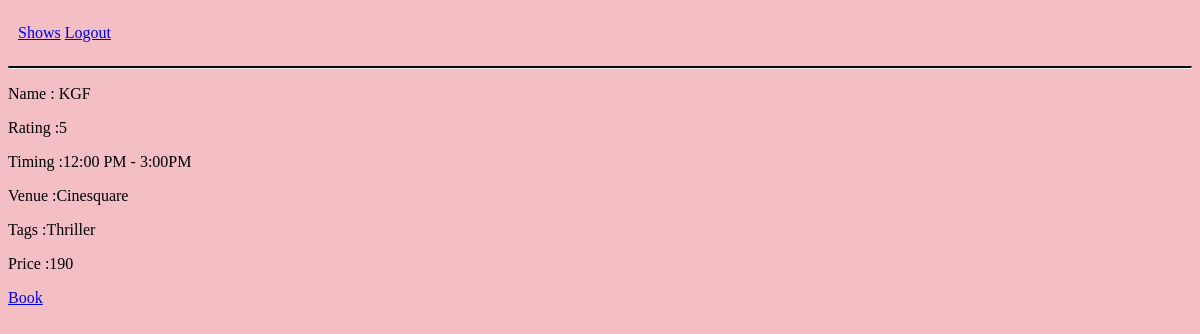
The app's page /user_show (signed in), older data.
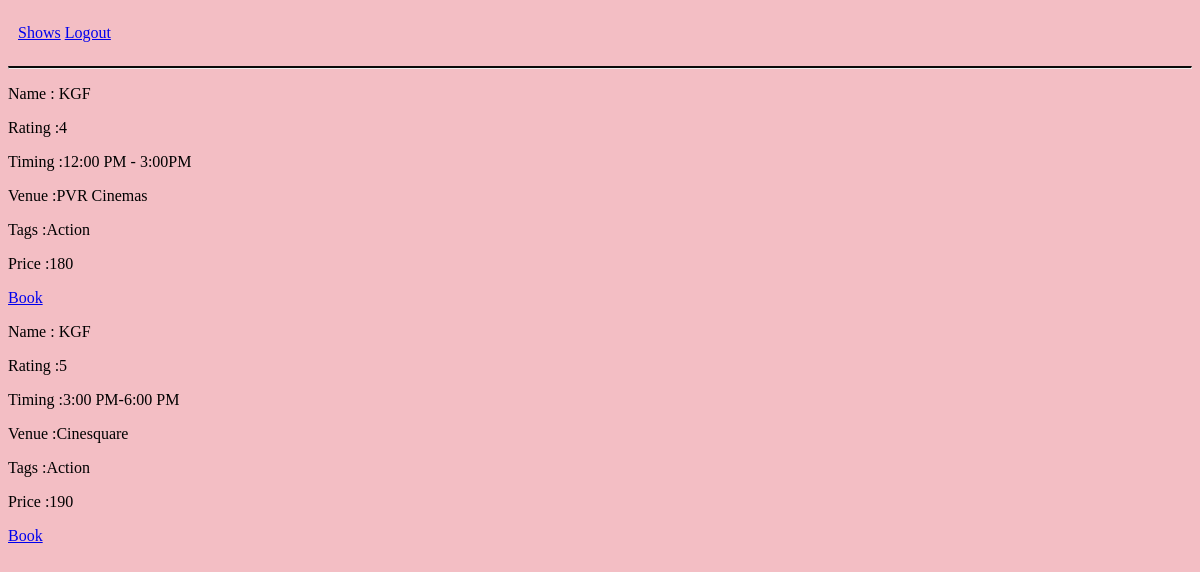
The same page, newer data.
### app.py (models this page shows)
class Shows(db.Model):
    id = db.Column(db.Integer,primary_key=True)
    name = db.Column(db.String(150))
    rating = db.Column(db.Integer)
    timing = db.Column(db.String(150))
    venue = db.Column(db.String(150))
    tags = db.Column(db.String(150))
    price = db.Column(db.Integer)

### app.py (the view)
@app.route('/user_show')
@login_required
def user_show():
    show =Shows.query.all()
    return render_template('user_show.html',shows=show,user=current_user)

### app.py (called while the page is built)
@login_manager.user_loader
def load_user(id):
    return Admin.query.get(int(id))

### templates/user_show.html (shortened to what this page needs)
{% extends "base.html" %}
{% block content %}
<body>
    {% for show in shows %}
    <p>Name : {{show.name}}</p>
    <p>Rating :{{show.rating}}</p>
    <p>Timing :{{show.timing}}</p>
    <p>Venue :{{show.venue}}</p>
    <p>Tags :{{show.tags}}</p>
    <p>Price :{{show.price}}</p>
    <a href="{{url_for('book_tickets')}}">Book</a>
    <br>
    {% endfor %}
</body>
{% endblock %}

Row changes from the older to the newer data that the page shows:
changed Shows "12:00 PM - 3:00PM": rating "5" → "4"; venue "Cinesquare" → "PVR Cinemas"; tags "Thriller" → "Action"; price "190" → "180"
added Shows: name "KGF", rating "5", timing "3:00 PM-6:00 PM", venue "Cinesquare", tags "Action", price "190"
